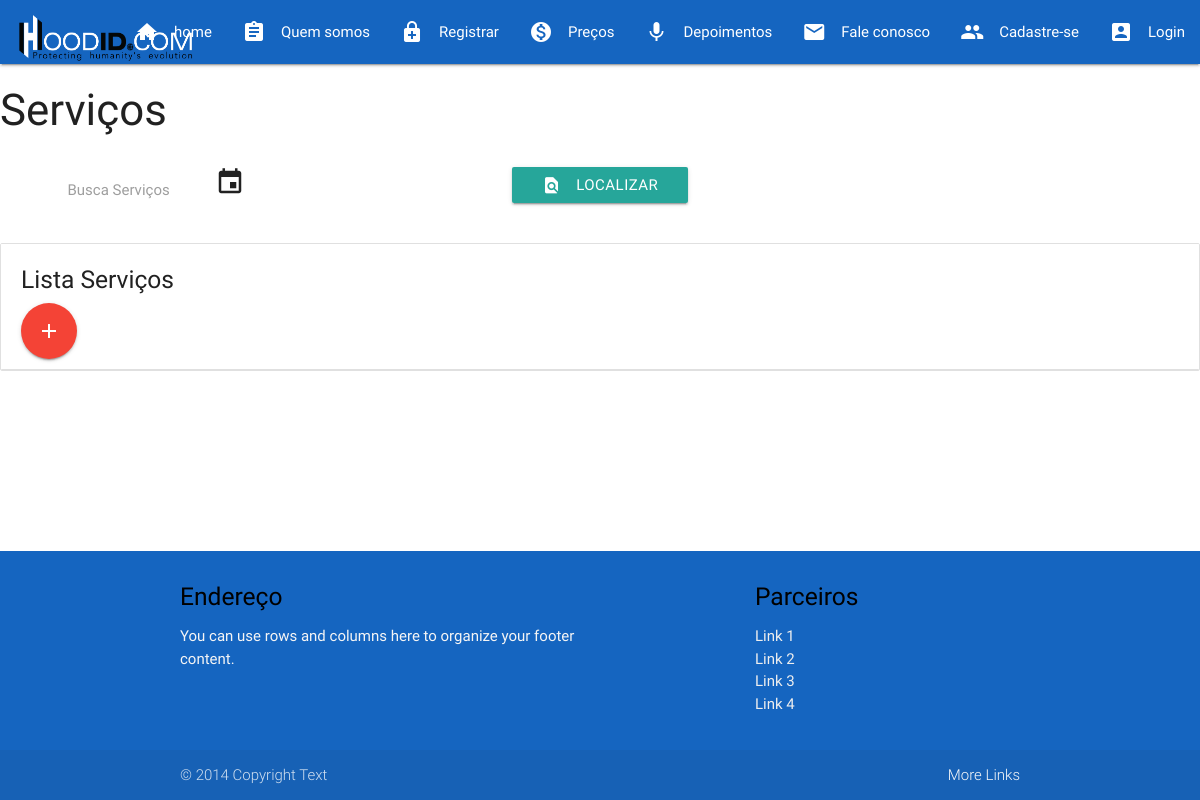
The app's page /lista_servicos/, older data.
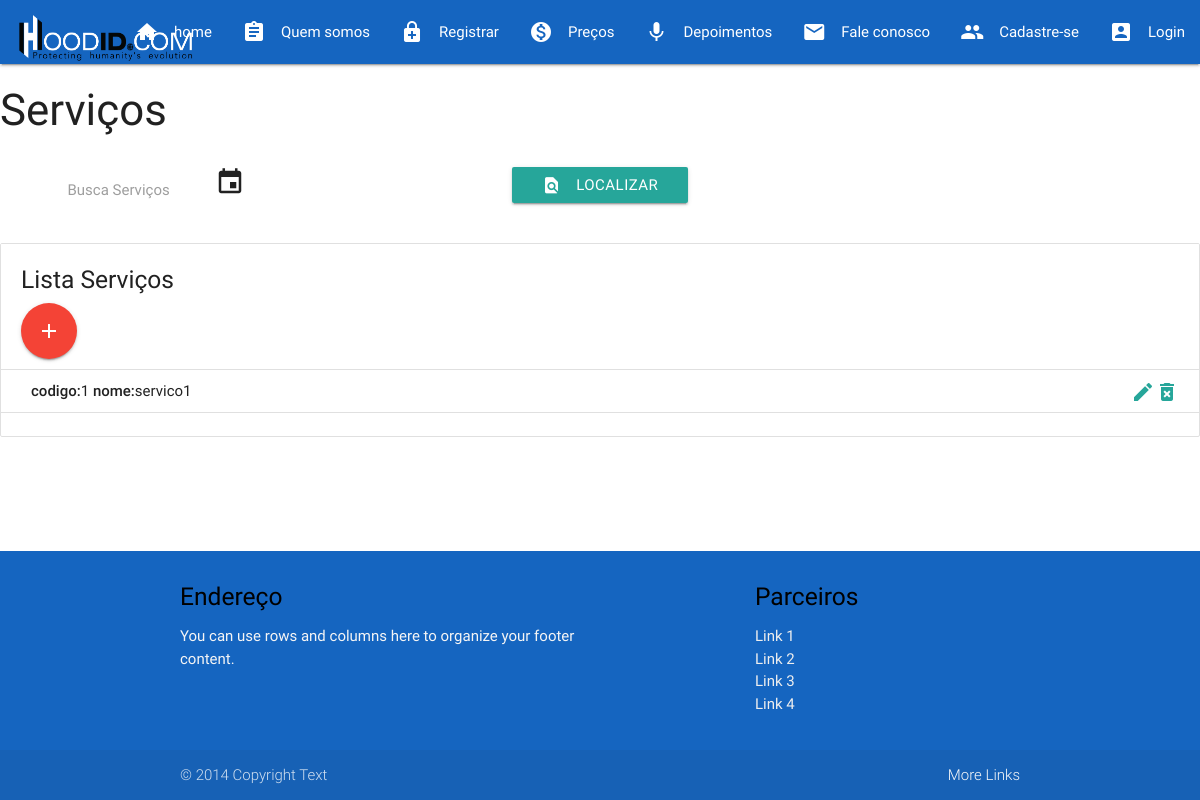
The same page, newer data.
### servicos/models.py (models this page shows)
class Servicos(models.Model):
    codservico=models.PositiveIntegerField()
    nome=models.CharField(max_length=100)
    preco=models.DecimalField(max_digits=11,decimal_places=2)
    tamanho=models.PositiveIntegerField()
    medida=models.CharField(max_length=5)
    servico_digitalizacao=models.CharField(max_length=1)

### servicos/views.py (the view)
# urls.py: path('lista_servicos/', ServicosList.as_view(), name='lista_servicos'),
class ServicosList(ListView):
    template_name ="servicos/listar_servicos.html"
    model = Servicos
    paginate_by = 10
    context_object_name = "servicos"

### servicos/templates/servicos/listar_servicos.html (shortened to what this page needs)
{% extends 'base_cadastro.html' %}
{% block main %}
   <h3>Serviços</h3>
   <div  class="center-align">
   <div class="row">
     <form method="GET" action="." class="col s12">
       <div class="row">
           <div class="input-field col s4">
           <i class="material-icons prefix">event</i>
           <label for="icon_telephone">Busca Serviços</label>
         </div>
           <div class="input-field col s4">
             <button class="waves-effect waves-light btn" type="submit">
               <i class="material-icons left">find_in_page</i>Localizar
              </button>
           </div>
       </div>
     </form>
     <br><br>
     </div>
    </div>
    <ul class="collection with-header">
     <li class="collection-header"><h5>Lista Serviços</h5>
     <a href="{% url 'novo_servicos' %}" class="btn-floating btn-large waves-effect waves-light red"><i class="material-icons">add</i></a>
     </li>
     {% for an in servicos %}
          <li class="collection-item"><div> <strong>codigo:</strong>{{ an.codservico }}  <strong>nome:</strong>{{ an.nome }}
          <a href="{% url 'delete_servicos' an.codservico %}" class="secondary-content"><i class="material-icons">delete_forever</i></a>
          <a href="{% url 'atualiza_servicos' an.codservico %}" class="secondary-content"><i class="material-icons">edit</i></a>
          </div></li>
          <br>
     {%endfor%}
</ul>
{% endblock %}

Row changes from the older to the newer data that the page shows:
added Servicos: codservico "1", nome "servico1"
